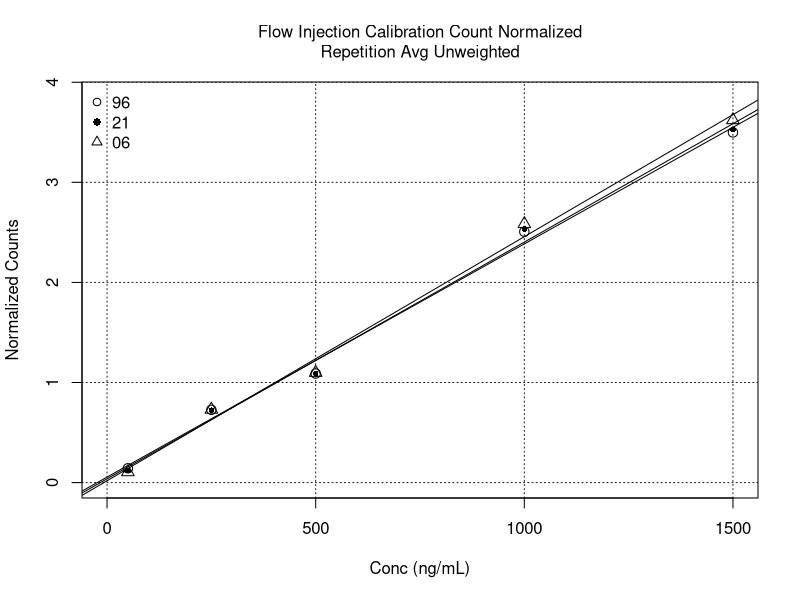

This figure's R source:
# Flow Injection Calibration Count Normalized.R
#   User functions called: none
# Author: Fred Lytle
# Last edit: 10/07/2022
rm(list=ls())

# user supplied input
# the choice 'var' was not provided due to the complex propagation of variance
weighted <- 'none' # choice: 'none','1/x^2'

# data obtained from "Flow Injection Plateau Counts.R"
# summarized in "Flow Injection Plateau Counts.docx"
#   and "Flow Injection Plateau d5 Counts.docx"
# Note: the avg-values are the average of three replicate normalized areas
conc <- c(50,250,500,1000,1500)
cnt96 <- array(0,dim=c(5,3))
cnt96[1,] <- c(605.5654,628.3371,638.8646)
cnt96[2,] <- c(3421.948,3563.712,3483.479)
cnt96[3,] <- c(5808.893,5800.343,5778.538)
cnt96[4,] <- c(11111.19,11209.63,11157.13)
cnt96[5,] <- c(16854.14,17174.74,17141.65)
cnt21 <- array(0,dim=c(5,3))
cnt21[1,] <- c(423.2859,443.3473,479.8026)
cnt21[2,] <- c(2841.984,2889.159,2943.447)
cnt21[3,] <- c(5007.415,4912.19,4920.086)
cnt21[4,] <- c(9682.554,9607.409,9641.513)
cnt21[5,] <- c(14442.89,14382.85,14425.12)
cnt06 <- array(0,dim=c(5,3))
cnt06[1,] <- c(267.3793,270.0425,265.5031)
cnt06[2,] <- c(1976.812,1988.801,1957.7)
cnt06[3,] <- c(3482.651,3421.657,3397.698)
cnt06[4,] <- c(6723.141,6685.046,6745.082)
cnt06[5,] <- c(9999.039,10050.11,10015.25)
d5cnt96 <- array(0,dim=c(5,3))
d5cnt96[1,] <- c(4395.558,4338.362,4364.04)
d5cnt96[2,] <- c(4668.804,4799.309,4932.795)
d5cnt96[3,] <- c(5305.706,5339.085,5313.657)
d5cnt96[4,] <- c(4436.002,4468.299,4451.164)
d5cnt96[5,] <- c(4789.939,4917.66,4918.077)
d5cnt21 <- array(0,dim=c(5,3))
d5cnt21[1,] <- c(3767.759,3722.452,3745.445)
d5cnt21[2,] <- c(3965.597,3989.183,4035.208)
d5cnt21[3,] <- c(4599.987,4488.264,4516.226)
d5cnt21[4,] <- c(3823.872,3829.372,3763.283)
d5cnt21[5,] <- c(4095.432,4080.977,4084.486)
d5cnt06 <- array(0,dim=c(5,3))
d5cnt06[1,] <- c(2541.072,2538.228,2545.206)
d5cnt06[2,] <- c(2715.948,2705.503,2691.843)
d5cnt06[3,] <- c(3166.493,3103.469,3111.473)
d5cnt06[4,] <- c(2621.811,2589.387,2586.788)
d5cnt06[5,] <- c(2768.959,2759.994,2770.034)
norm96 <- cnt96/d5cnt96
norm21 <- cnt21/d5cnt21
norm06 <- cnt06/d5cnt06
avg96 <- rowMeans(norm96)
avg21 <- rowMeans(norm21)
avg06 <- rowMeans(norm06)

# calculate the least-squares weights
if(weighted == 'none'){weights <- rep(1,length(conc))}else{weights <- 1/conc^2}

# generate the main graph
title <- paste0('Flow Injection Calibration Count Normalized\nRepetition Avg')
if(weighted=='1/x^2'){title <- paste0(title,' (1/x)^2 Weighted')
}else{title <- paste0(title,' Unweighted')}
plot(conc,avg96,xlim=c(0,1500),ylim=c(0,1.1*max(avg96)),
     xlab='Conc (ng/mL)',ylab='Normalized Counts',cex=1.25,
     main=title,font.main=1,cex.main=1)
grid(col='gray10')
points(conc,avg21,pch=16,cex=0.75)
points(conc,avg06,pch=2,cex=1.25)
legend('topleft',c('96','21','06'),pch=c(1,16,2),bty='n')

fit96 <- lm(avg96 ~ conc,weights=weights)
coeff96 <- summary(fit96)$coef
covar96 <- summary(fit96)$cov.unscaled[1,2]*summary(fit96)$sigma^2
fit21 <- lm(avg21 ~ conc,weights=weights)
coeff21 <- summary(fit21)$coef
covar21 <- summary(fit21)$cov.unscaled[1,2]*summary(fit21)$sigma^2
fit06 <- lm(avg06 ~ conc,weights=weights)
coeff06 <- summary(fit06)$coef
covar06 <- summary(fit06)$cov.unscaled[1,2]*summary(fit06)$sigma^2
abline(fit96)
abline(fit21)
abline(fit06)

{
  cat('\n',title,
      '\nDwell Time:\t\tValue;\t  Error;\tCV;\tCovar',
      '\n\t96 Intercept:\t',coeff96[1,1],coeff96[1,2],coeff96[1,2]/coeff96[1,1],covar96,
      '\n\t96 Slope:\t',coeff96[2,1],coeff96[2,2],coeff96[2,2]/coeff96[2,1],
      '\n\t21Intercept:\t',coeff21[1,1],coeff21[1,2],coeff21[1,2]/coeff21[1,1],covar21,
      '\n\t21Slope:\t',coeff21[2,1],coeff21[2,2],coeff21[2,2]/coeff21[2,1],
      '\n\t06Intercept:\t',coeff06[1,1],coeff06[1,2],coeff06[1,2]/coeff06[1,1],covar06,
      '\n\t06Slope:\t',coeff06[2,1],coeff06[2,2],coeff06[2,2]/coeff06[2,1]
  )
  
  cat('\n\nCount Slope Ratios:\t',
      c(coeff96[2,1],coeff21[2,1],coeff06[2,1])/coeff96[2,1])
  
}
